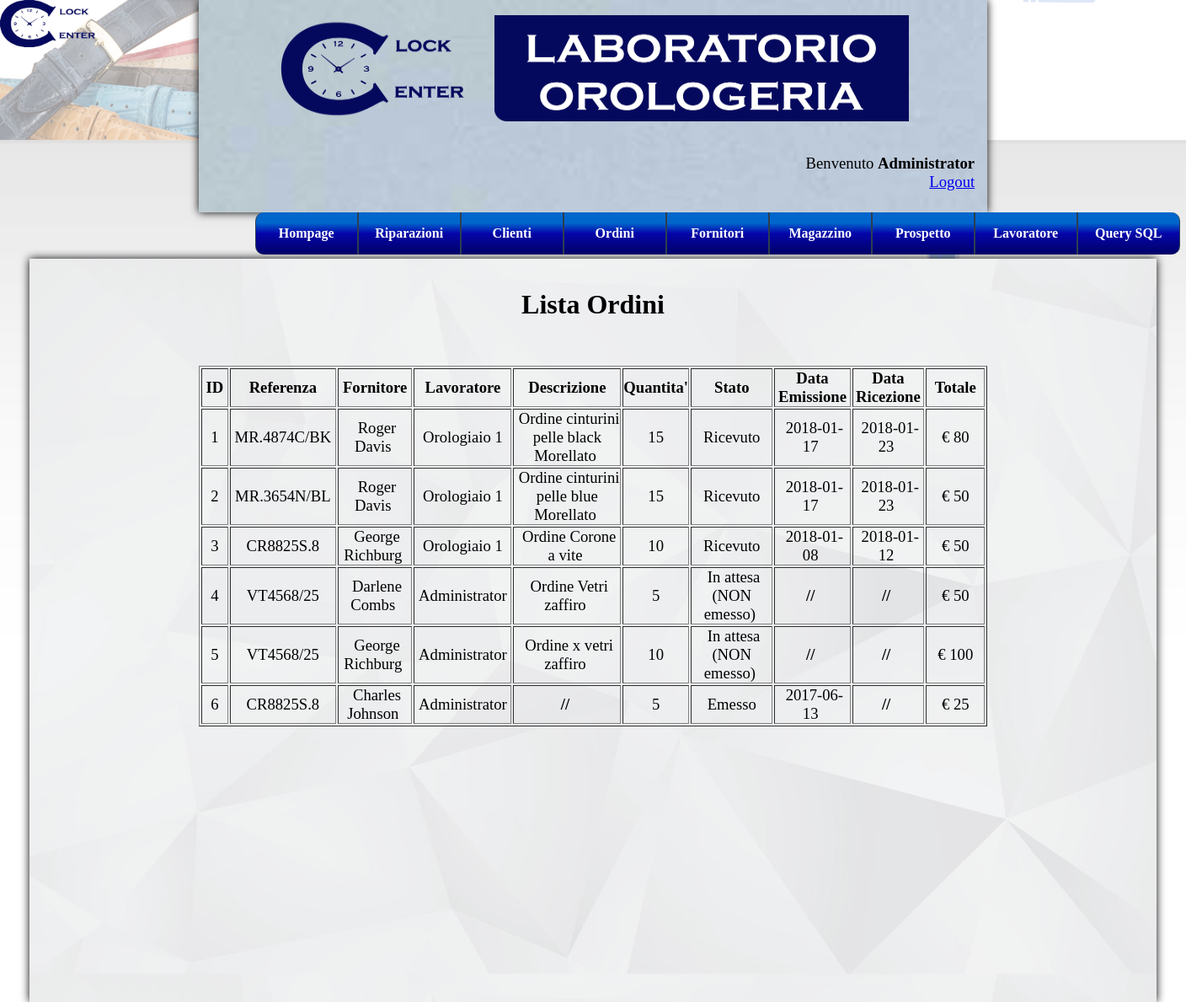
Screenshot of /clock.php?page=viewOrders (signed in) with the database file from the repository.
### tables this page shows
CREATE TABLE IF NOT EXISTS `worker` (
  `id` int(11) NOT NULL AUTO_INCREMENT,
  `username` varchar(20) NOT NULL,
  `password` varchar(30) NOT NULL,
  `name` varchar(30) DEFAULT NULL,
  PRIMARY KEY (`id`),
  UNIQUE KEY `username` (`username`)
);

CREATE TABLE IF NOT EXISTS `order` (
  `id_order` int(11) NOT NULL AUTO_INCREMENT,
  `reference` varchar(20) NOT NULL,
  `id_fornitore` int(11) NOT NULL,
  `id_worker` int(11) NOT NULL,
  `description` varchar(200) DEFAULT NULL,
  `quantity` int(11) NOT NULL,
  `status` int(1) NOT NULL COMMENT '1=Emesso; 2=In Attesa (NON Emesso); 3=Ricevuto;',
  `data_emission` date DEFAULT NULL COMMENT 'Data emissione ordine',
  `data_receipt` date DEFAULT NULL COMMENT 'Data ricezione ordine',
  `amount` float NOT NULL COMMENT 'Totale Ordine',
  PRIMARY KEY (`id_order`),
  KEY `reference` (`reference`),
  KEY `id_fornitore` (`id_fornitore`),
  KEY `id_worker` (`id_worker`)
);

### include/Order/view.php (the view, shortened to what this page needs)
<br><br>
<h1 align="center">Lista Ordini</h1>
<br><br><br>
<?php
	$query="SELECT * FROM `order`;";
	if(!($result=mysql_query($query,$connection))){
		echo "<br><br><br><p align=\"center\">ERRORE. Impossibile visualizzare la lista.</p><br>";
		echo "<p align=\"center\"><img src=\"images/errore.png\" height=\"80\" width=\"80\"></p>";
		die("");
	}
	echo "<table border=\"1\" width=\"70%\" class=\"tab\">";
		echo "<th>&nbsp;ID&nbsp;<th>Referenza<th>Fornitore<th>Lavoratore<th>Descrizione<th>Quantita'<th>Stato<th>Data Emissione<th>Data Ricezione<th>&nbsp;&nbsp;Totale&nbsp;&nbsp;";
		if(mysql_num_rows($result)>0){
			while($rs=mysql_fetch_row($result)){
				echo "<tr>";
				$indice=count($rs);
				for($i=0; $i<$indice; $i++){
					switch($i){
						case 2:
							$query="SELECT `name` FROM `fornitore` WHERE `id`=".$rs[$i].";";
							$res=mysql_query($query,$connection);
							while($a=mysql_fetch_row($res))	$rs[$i]=$a[0];
							break;
						case 3:
							$query="SELECT `name` FROM `worker` WHERE `id`=".$rs[$i].";";
							$res=mysql_query($query,$connection);
							while($a=mysql_fetch_row($res))	$rs[$i]=$a[0];
							break;
						case 6:
							switch ($rs[$i]){
								case 1:		$rs[$i]="Emesso";					break;
								case 2:		$rs[$i]="In attesa (NON emesso)";	break;
								case 3:		$rs[$i]="Ricevuto";					break;
							}
							break;
						case 9:
							if($rs[$i]!=NULL)	$rs[$i]="&euro; ".$rs[$i];
							break;
					}
					if($rs[$i]!=NULL)
						echo "<td align=\"center\">&nbsp;".$rs[$i]."&nbsp;</td>";
					else
						echo "<td align=\"center\">&nbsp;<strong>//</strong> &nbsp;</td>";
				}
				echo "</tr>";
			}
		}else{
			echo "<br><br>Nessun risultato trovato.";
		}
	echo "</table>";
?>

### clock.php (shortened to what this page needs)
<?php
	if(!($connection=mysql_connect("localhost","root","")))
		die ("ERRORE. Non riesco a contattare il server DBMS");
	if(!isset($_SESSION["id_utente"])){
		$page="index.php";
		header('Refresh: 3; url=' . $page);
		echo "<br><br>Errore. Effettuare prima il login!<br>Attendi...";
		echo "<br><br>Clicca <a href=\"index.php\">qui</a> se non vieni reindirizzato automaticamente.";
	}else{
		$iduser=$_SESSION["id_utente"];
		$query="SELECT `name`,`username` FROM worker ".
				"WHERE \"$iduser\"=`id`;";
		if(!($result=mysql_query($query,$connection)))
			die("ERRORE. Query non eseguita");
		if(mysql_num_rows($result)>0){
			$rs=mysql_fetch_row($result);
			if($rs[0]=="")	$user=$rs[1];	else	$user=$rs[0];
		}else{
			echo "ERRORE!";
		}
?>
<html>
	<head>
	</head>
	<body class="bodycss" background="images\background.png">
		<a href="index.php"><img src="images\logo.png" align="left" height="7%" width="8%"></a>
		<div class="container">
			<div class="clocktop">
				<br>
				<p align="center"><img src="images/welcome.png"; width="80%"; height="50%"></p>
				<br><br><br>
				<?php
					echo "<p class=\"plogout\" align=\"right\">Benvenuto <strong>".$user."</strong><br><a href=\"logout.php\">Logout</a></p>";
				?>
			</div>
			<div <?php if($iduser!=1){ ?> class="divmenu" <?php }else{ ?> class="divmenuAdmin" <?php } ?> >
				<?php include 'include/menu.php'; ?>
			</div>
			<div class="clockbottom">
				<?php include 'include/IFmenu.php';	?>
			</div>
		</div>
	</body>
</html>
<?php }  ?>

### style.css (style rules this page uses)
p.plogout { font-size: 14pt; margin: 5px; position: relative; top: -20px; right: 10px; }
body.bodycss { background-repeat: no-repeat; background-size: cover; background-size: 100% auto; }
div.container { width: 95%; height: 105%; margin: auto; }
div.clocktop { width: 70%; height: 30%; padding: 0px; margin:auto; background-image: url('images/grigio-chiaro.jpg'); box-shadow: 0px 0px 10px #000; background-size: 100% auto; }
div.clockbottom { width: 100%; height: 105%; padding: 0px; margin-top:5px; box-shadow: 0px 0px 10px #000; background-image: url('images/grigio.jpg'); background-size: 100% auto; }
table.tab { font-size: 14pt; }

### menu.css (style rules this page uses)
* { margin: 0 auto; padding: 0; }
div.divmenuAdmin { position: relative; width: 100%; padding: 0px; margin-left: 20%; }

### rows the page displays
worker: name "Administrator"
order: id_order "1", reference "MR.4874C/BK", i "Roger Davis", i "Orologiaio 1", description "Ordine cinturini pelle black Morellato", quantity "15", i "Ricevuto", data_emission "2018-01-17", data_receipt "2018-01-23", i "€ 80"
order: id_order "2", reference "MR.3654N/BL", i "Roger Davis", i "Orologiaio 1", description "Ordine cinturini pelle blue Morellato", quantity "15", i "Ricevuto", data_emission "2018-01-17", data_receipt "2018-01-23", i "€ 50"
order: id_order "3", reference "CR8825S.8", i "George Richburg", i "Orologiaio 1", description "Ordine Corone a vite", quantity "10", i "Ricevuto", data_emission "2018-01-08", data_receipt "2018-01-12", i "€ 50"
order: id_order "4", reference "VT4568/25", i "Darlene Combs", i "Administrator", description "Ordine Vetri zaffiro", quantity "5", i "In attesa (NON emesso)", i "€ 50"
order: id_order "5", reference "VT4568/25", i "George Richburg", i "Administrator", description "Ordine x vetri zaffiro", quantity "10", i "In attesa (NON emesso)", i "€ 100"
order: id_order "6", reference "CR8825S.8", i "Charles Johnson", i "Administrator", quantity "5", i "Emesso", data_emission "2017-06-13", i "€ 25"
